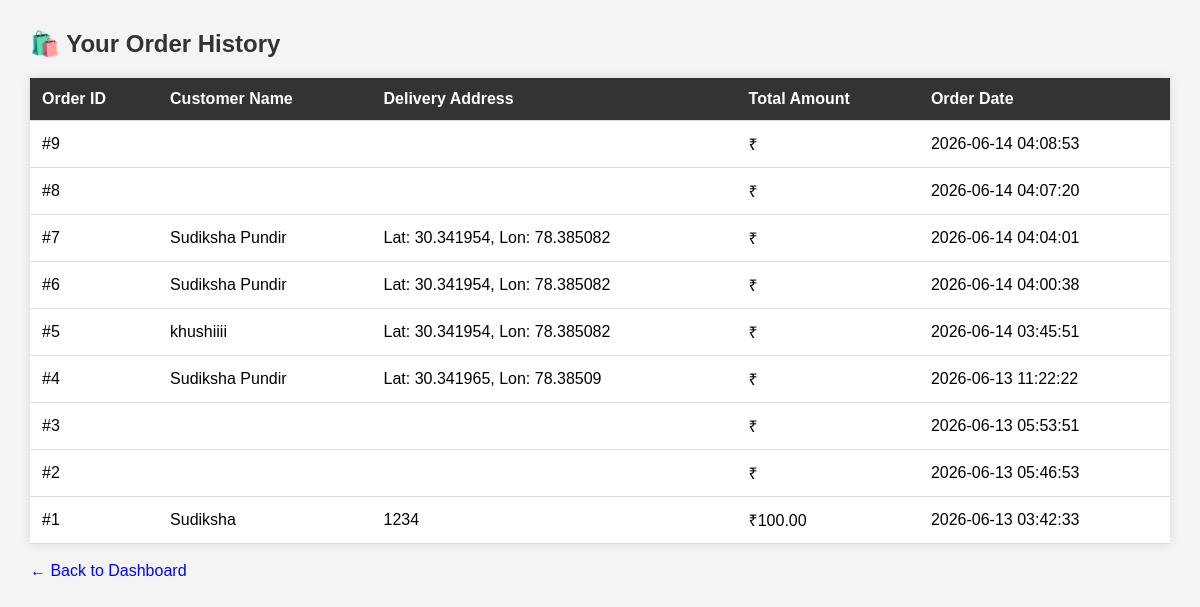
The page /order_history.php on the database its author committed.
### tables this page shows
CREATE TABLE `orders` (
  `id` int(11) NOT NULL,
  `customer_name` varchar(100) DEFAULT NULL,
  `address` text DEFAULT NULL,
  `total_amount` decimal(10,2) DEFAULT NULL,
  `order_date` timestamp NOT NULL DEFAULT current_timestamp(),
  `latitude` varchar(50) DEFAULT NULL,
  `longitude` varchar(50) DEFAULT NULL,
  `status` varchar(20) DEFAULT 'pending',
  `user_id` int(11) DEFAULT NULL,
  `total_price` decimal(10,2) DEFAULT NULL
);

### order_history.php (the view, shortened to what this page needs)
<?php
$query = "SELECT * FROM orders ORDER BY id DESC";
$result = mysqli_query($conn, $query);
?>
<!DOCTYPE html>
<html lang="en">
<head>
</head>
<body>
    <h2>🛍️ Your Order History</h2>
    <table class="order-table">
        <thead>
            <tr>
                <th>Order ID</th>
                <th>Customer Name</th>
                <th>Delivery Address</th>
                <th>Total Amount</th>
                <th>Order Date</th>
            </tr>
        </thead>
        <tbody>
            <?php
            if(mysqli_num_rows($result) > 0) {
                while($row = mysqli_fetch_assoc($result)) {
                    ?>
                    <tr>
                        <td>#<?php echo $row['id']; ?></td>
                        <td><?php echo $row['customer_name']; ?></td>
                        <td><?php echo $row['address']; ?></td>
                        <td>₹<?php echo $row['total_amount']; ?></td>
                        <td><?php echo $row['order_date']; ?></td>
                    </tr>
                    <?php
                }
            } else {
                echo "<tr><td colspan='5' style='text-align:center; padding:20px;'>Aapne abhi tak koi order nahi kiya hai.</td></tr>";
            }
            ?>
        </tbody>
    </table>
    <br>
    <a href="dashboard.php" style="text-decoration: none; color: blue;">← Back to Dashboard</a>
</body>
</html>

### order_history.php (style rules this page uses)
body { font-family: Arial, sans-serif; margin: 30px; background-color: #f4f4f4; }
h2 { color: #333; }
.order-table { width: 100%; border-collapse: collapse; background: #fff; margin-top: 20px; box-shadow: 0 0 10px rgba(0,0,0,0.1); }
.order-table th, .order-table td { padding: 12px; text-align: left; border-bottom: 1px solid #ddd; }
.order-table th { background-color: #333; color: white; }

### rows shown on the page
orders: id "9", order_date "2026-06-14 04:08:53"
orders: id "8", order_date "2026-06-14 04:07:20"
orders: id "7", customer_name "Sudiksha Pundir", address "Lat: 30.341954, Lon: 78.385082", order_date "2026-06-14 04:04:01"
orders: id "6", customer_name "Sudiksha Pundir", address "Lat: 30.341954, Lon: 78.385082", order_date "2026-06-14 04:00:38"
orders: id "5", customer_name "khushiiii", address "Lat: 30.341954, Lon: 78.385082", order_date "2026-06-14 03:45:51"
orders: id "4", customer_name "Sudiksha Pundir", address "Lat: 30.341965, Lon: 78.38509", order_date "2026-06-13 11:22:22"
orders: id "3", order_date "2026-06-13 05:53:51"
orders: id "2", order_date "2026-06-13 05:46:53"
orders: id "1", customer_name "Sudiksha", address "1234", total_amount "100.00", order_date "2026-06-13 03:42:33"
